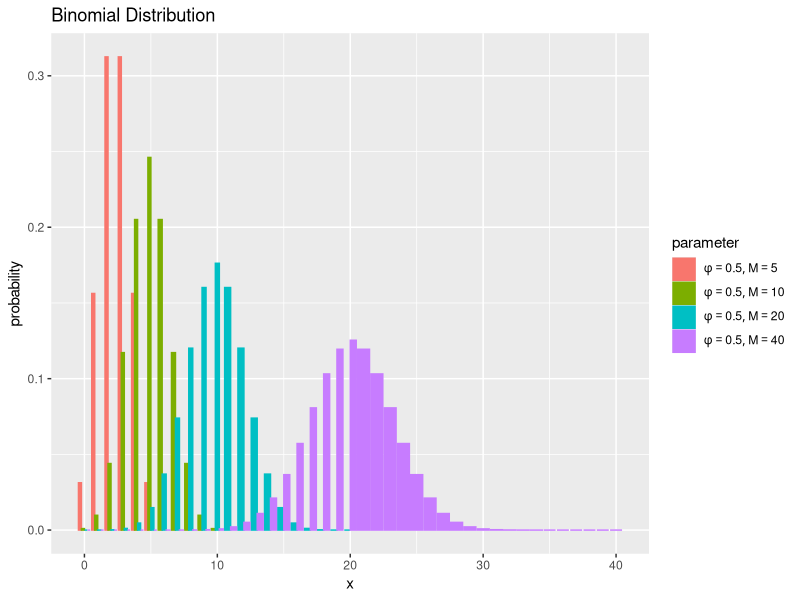

Reproduce this figure in R. (Note: this script raises an error after producing the figure.)

# 二項分布 ---------------------------------------------------------------------

# パラメータの影響の可視化


# ライブラリの読込 -------------------------------------------------------------

# 利用パッケージ
library(tidyverse)
library(gganimate)

# パッケージ名の省略用
library(ggplot2)


# パラメータと分布の関係:並べて比較 ----------------------------------------------------

### ・パラメータの影響 -----

# パラメータとして利用する値を指定
phi_vals <- c(0.1, 0.33, 0.5, 0.8, 0.9)

# 試行回数を指定
M <- 100


# xがとり得る値を作成
x_vals <- 0:M

# パラメータごとに二項分布を計算
res_prob_df <- tidyr::expand_grid(
  x = x_vals, 
  phi = phi_vals
) |> # 全ての組み合わせを作成
  dplyr::arrange(phi, x) |> # パラメータごとに並べ替え
  dplyr::mutate(
    probability = dbinom(x = x, size = M, prob = phi), 
    parameter = paste0("phi=", phi, ", M=", M) |> 
      factor(levels = paste0("phi=", sort(phi_vals), ", M=", M)) # 色分け用ラベル
  ) # 確率を計算


### ・試行回数の影響 -----

# パラメータを指定
phi <- 0.5

# 試行回数として利用する値を指定
M_vals <- c(5, 10, 20, 40)


# xがとり得る値を作成
x_vals <- 0:max(M_vals)

# パラメータごとに二項分布を計算
res_prob_df <- tidyr::expand_grid(
  x = x_vals, 
  M = M_vals
) |> # 全ての組み合わせを作成
  dplyr::arrange(M, x) |> # 試行回数ごとに並べ替え
  dplyr::mutate(
    probability = dbinom(x = x, size = M, prob = phi), 
    parameter = paste0("phi=", phi, ", M=", M) |> 
      factor(levels = paste0("phi=", phi, ", M=", sort(M_vals))) # 色分け用ラベル
  ) |> # 確率を計算
  dplyr::filter(x <= M) # 実現可能な値を抽出


### ・作図 -----

# 凡例用のラベルを作成:(数式表示用)
label_vec <- res_prob_df[["parameter"]] |> 
  unique() |> # 重複を除去
  stringr::str_replace_all(pattern = "=", replacement = "==") %>% # 等号表示用の記法に変換
  paste0("list(", ., ")") |> # カンマ表示用の記法に変換
  parse(text = _) # expression関数化
names(label_vec) <- unique(res_prob_df[["parameter"]]) # ggplotに指定する文字列に対応する名前付きベクトルに変換


# パラメータごとに二項分布のグラフを作成
ggplot(data = res_prob_df, mapping = aes(x = x, y = probability, fill = parameter, color = parameter)) + # データ
  geom_bar(stat = "identity", position = "dodge") + # 棒グラフ
  #scale_x_continuous(breaks = x_vals, minor_breaks = FALSE) + # x軸目盛
  scale_color_hue(labels = label_vec) + # 線の色:(数式表示用)
  scale_fill_hue(labels = label_vec) + # 塗りつぶしの色:(数式表示用)
  theme(legend.text.align = 0) + # 図の体裁:凡例
  labs(title = "Binomial Distribution", 
       fill = "parameter", color = "parameter", 
       x = "x", y = "probability") # タイトル


# パラメータと分布の関係：アニメーションによる可視化 --------------------------------------------------

### ・パラメータの影響 -----

# パラメータとして利用する値を指定
phi_vals <- seq(from = 0, to = 1, by = 0.01)
length(phi_vals) # フレーム数

# 試行回数を指定
M <- 10


# xがとり得る値を作成
x_vals <- 0:M

# パラメータごとに二項分布を計算
anime_prob_df <- tidyr::expand_grid(
  x = x_vals, 
  phi = phi_vals
) |> # 全ての組み合わせを作成
  dplyr::arrange(phi, x) |> # パラメータごとに並べ替え
  dplyr::mutate(
    probability = dbinom(x = x, size = M, prob = phi), 
    parameter = paste0("phi=", phi, ", M=", M) |> 
      factor(levels = paste0("phi=", sort(phi_vals), ", M=", M)) # フレーム切替用ラベル
  ) # 確率を計算


### ・試行回数の影響 -----

# パラメータを指定
phi <- 0.3

# 試行回数の最大値を指定
M_max <- 100


# xがとり得る値を作成
x_vals <- 0:M_max

# 試行回数ごとに二項分布を計算
anime_prob_df <- tidyr::expand_grid(
  x = x_vals, 
  M = 1:M_max
) |> # 全ての組み合わせを作成
  dplyr::arrange(M, x) |> # 試行回数ごとに並べ替え
  dplyr::mutate(
    probability = dbinom(x = x_vals, size = M, prob = phi), 
    parameter = paste0("phi=", phi, ", M=", M) |> 
      factor(levels = paste0("phi=", phi, ", M=", 1:M_max)) # フレーム切替用ラベル
  ) |> # 確率を計算
  dplyr::filter(x <= M) # 実現可能な値を抽出


### ・作図 -----

# 二項分布のアニメーションを作図
anime_prob_graph <- ggplot(data = anime_prob_df, mapping = aes(x = x, y = probability)) + # データ
  geom_bar(stat = "identity", fill = "#00A968", color = "#00A968") + # 分布
  gganimate::transition_manual(parameter) + # フレーム
  #gganimate::view_follow(fixed_x = FALSE, fixed_y = TRUE) + # 表示範囲の調整
  #scale_x_continuous(breaks = x_vals, minor_breaks = FALSE) + # x軸目盛
  labs(title = "Binomial Distribution", 
       subtitle = "{current_frame}", 
       x = "x", y = "probability") # ラベル

# gif画像を作成
gganimate::animate(anime_prob_graph, nframes = length(phi_vals), fps = 10, width = 800, height = 600) # パラメータの影響用
gganimate::animate(anime_prob_graph, nframes = M_max, fps = 10, width = 800, height = 600) # 試行回数の影響用


# パラメータと統計量の関係：アニメーションによる可視化 --------------------------------------------------------------------

### ・パラメータの影響 -----

# パラメータとして利用する値を作成
phi_vals <- seq(from = 0.01, to = 0.99, by = 0.01)
length(phi_vals) # フレーム数

# 試行回数を指定
M <- 10


# xがとり得る値を作成
x_vals <- 0:M

# 歪度を計算
skewness_vec <- (1 - 2 * phi_vals) / sqrt(M * phi_vals * (1 - phi_vals))

# 尖度を計算
kurtosis_vec <- (1 - 6 * phi_vals * (1 - phi_vals)) / (M * phi_vals * (1 - phi_vals))

# ラベル用のテキストを作成
label_vec <- paste0(
  "phi=", phi_vals, ", M=", M, 
  ", skewness=", round(skewness_vec, 3), ", kurtosis=", round(kurtosis_vec, 3)
)

# パラメータごとに二項分布を計算
anime_prob_df <- tidyr::expand_grid(
  x = x_vals, 
  phi = phi_vals
) |> # 全ての組み合わせを作成
  dplyr::arrange(phi, x) |> # パラメータごとに並べ替え
  dplyr::mutate(
    probability = dbinom(x = x, size = M, prob = phi), 
    parameter = rep(label_vec, each = length(x_vals)) |> 
      factor(levels = label_vec) # フレーム切替用ラベル
  ) # 確率を計算

# パラメータごとに統計量を計算
anime_stat_df <- tibble::tibble(
  mean = M * phi_vals, # 期待値
  sd = sqrt(M * phi_vals * (1 - phi_vals)), # 標準偏差
  mode = floor(phi_vals * (M + 1)), # 最頻値
  parameter = factor(label_vec, levels = label_vec) # フレーム切替用のラベル
) |> # 統計量を計算
  dplyr::mutate(
    sd_minus = mean - sd, 
    sd_plus = mean + sd
  ) |> # 期待値±標準偏差を計算
  dplyr::select(!sd) |> # 不要な列を削除
  tidyr::pivot_longer(
    cols = !parameter, 
    names_to = "type", 
    values_to = "statistic"
  ) |> # 統計量の列をまとめる
  dplyr::mutate(
    type = stringr::str_replace(type, pattern = "sd_.*", replacement = "sd")) # 期待値±標準偏差のカテゴリを統一


### ・試行回数の影響 -----

# パラメータを指定
phi <- 0.35

# 試行回数の最大値を指定
M_vals <- 1:100


# xがとり得る値を作成
x_vals <- 0:max(M_vals)

# 歪度を計算
skewness_vec <- (1 - 2 * phi) / sqrt(M_vals * phi * (1 - phi))

# 尖度を計算
kurtosis_vec <- (1 - 6 * phi * (1 - phi)) / (M_vals * phi * (1 - phi))

# ラベル用のテキストを作成
label_vec <- paste0(
  "phi=", phi, ", M=", M_vals, 
  ", skewness=", round(skewness_vec, 3), ", kurtosis=", round(kurtosis_vec, 3)
)

# 試行回数ごとに二項分布を計算
anime_prob_df <- tidyr::expand_grid(
  x = x_vals, 
  M = M_vals
) |> # 全ての組み合わせを作成
  dplyr::arrange(M, x) |> # 試行回数ごとに並べ替え
  dplyr::mutate(
    probability = dbinom(x = x_vals, size = M, prob = phi), 
    parameter = rep(label_vec, each = length(x_vals)) |> 
      factor(levels = label_vec) # フレーム切替用ラベル
  ) |> # 確率を計算
  dplyr::filter(x <= M) # 実現可能な値を抽出

# 試行回数ごとに統計量を計算
anime_stat_df <- tibble::tibble(
  mean = M_vals * phi, # 期待値
  sd = sqrt(M_vals * phi * (1 - phi)), # 標準偏差
  mode = floor(phi * (M_vals + 1)), # 最頻値
  parameter = factor(label_vec, levels = label_vec) # フレーム切替用のラベル
) |> # 統計量を計算
  dplyr::mutate(
    sd_minus = mean - sd, 
    sd_plus = mean + sd
  ) |> # 期待値±標準偏差を計算
  dplyr::select(!sd) |> # 不要な列を削除
  tidyr::pivot_longer(
    cols = !parameter, 
    names_to = "type", 
    values_to = "statistic"
  ) |> # 統計量の列をまとめる
  dplyr::mutate(
    type = stringr::str_replace(type, pattern = "sd_.*", replacement = "sd")) # 期待値±標準偏差のカテゴリを統一


### ・作図 -----

# 凡例用の設定を作成:(数式表示用)
color_vec <- c(mean = "blue", sd = "orange", mode = "chocolate")
linetype_vec <- c(mean = "dashed", sd = "dotted", mode = "dashed")
label_vec <- c(mean = expression(E(x)), sd = expression(E(x) %+-% sqrt(V(x))), mode = expression(mode(x)))


# 統計量を重ねた二項分布のアニメーションを作図
anime_prob_graph <- ggplot() + # データ
  geom_bar(data = anime_prob_df, mapping = aes(x = x, y = probability), 
           stat = "identity", fill = "#00A968") + # 分布
  geom_vline(data = anime_stat_df, mapping = aes(xintercept = statistic, color = type, linetype = type), 
             size = 1) + # 統計量
  gganimate::transition_manual(parameter) + # フレーム
  #gganimate::view_follow(fixed_x = FALSE, fixed_y = TRUE) + # 表示範囲の調整
  #scale_x_continuous(breaks = x_vals, minor_breaks = FALSE) + # x軸目盛
  scale_linetype_manual(values = linetype_vec, labels = label_vec, name = "statistic") + # 線の種類:(線指定と数式表示用)
  scale_color_manual(values = color_vec, labels = label_vec, name = "statistic") + # 線の色:(色指定と数式表示用)
  theme(legend.text.align = 0) + # 図の体裁:凡例
  labs(title = "Binomial Distribution", 
       subtitle = "{current_frame}", 
       x = "x", y = "probability") # ラベル

# gif画像を作成
gganimate::animate(anime_prob_graph, nframes = length(phi_vals), fps = 10, width = 800, height = 600) # パラメータの影響用
gganimate::animate(anime_prob_graph, nframes = length(M_vals), fps = 10, width = 800, height = 600) # 試行回数の影響用
